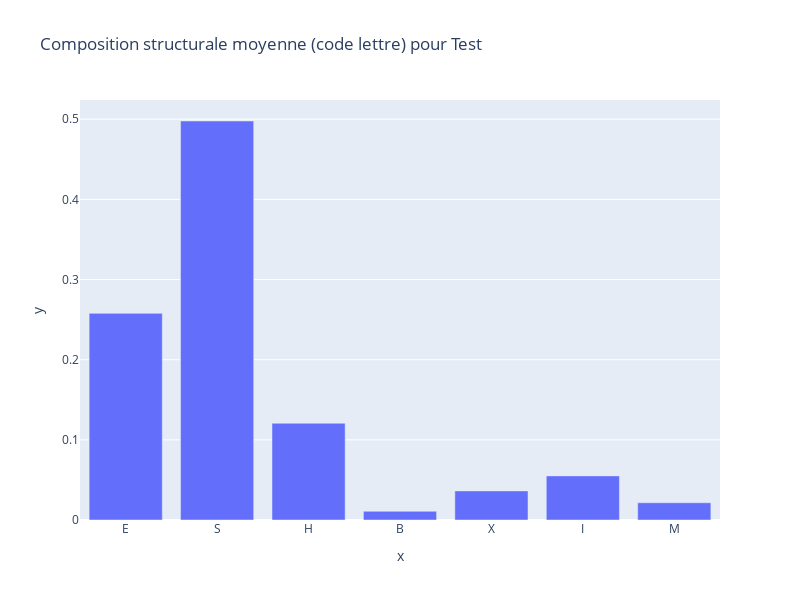

This figure's notebook cell:
### Code cell
fig = px.bar(
    x= names, 
    y= values,
    orientation='v', 
    title='Composition structurale moyenne (code lettre) pour Test',
    height=600, 
    width=800
)
fig.show()

### Figure 1 — Plotly figure (JSON) as saved in the notebook; plotly's stock layout.template omitted (floating-point values rounded to 4 significant figures)
{"data": [{"alignmentgroup": "True", "hovertemplate": "x=%{x}<br>y=%{y}<extra></extra>", "legendgroup": "", "marker": {"color": "#636efa"}, "name": "", "offsetgroup": "", "orientation": "v", "showlegend": false, "textposition": "auto", "type": "bar", "x": ["E", "S", "H", "B", "X", "I", "M"], "xaxis": "x", "y": [0.2578, 0.4978, 0.1207, 0.01085, 0.0363, 0.05503, 0.02151], "yaxis": "y"}], "layout": {"barmode": "relative", "height": 600, "legend": {"tracegroupgap": 0}, "title": {"text": "Composition structurale moyenne (code lettre) pour Test"}, "width": 800, "xaxis": {"anchor": "y", "domain": [0, 1], "title": {"text": "x"}}, "yaxis": {"anchor": "x", "domain": [0, 1], "title": {"text": "y"}}}}
